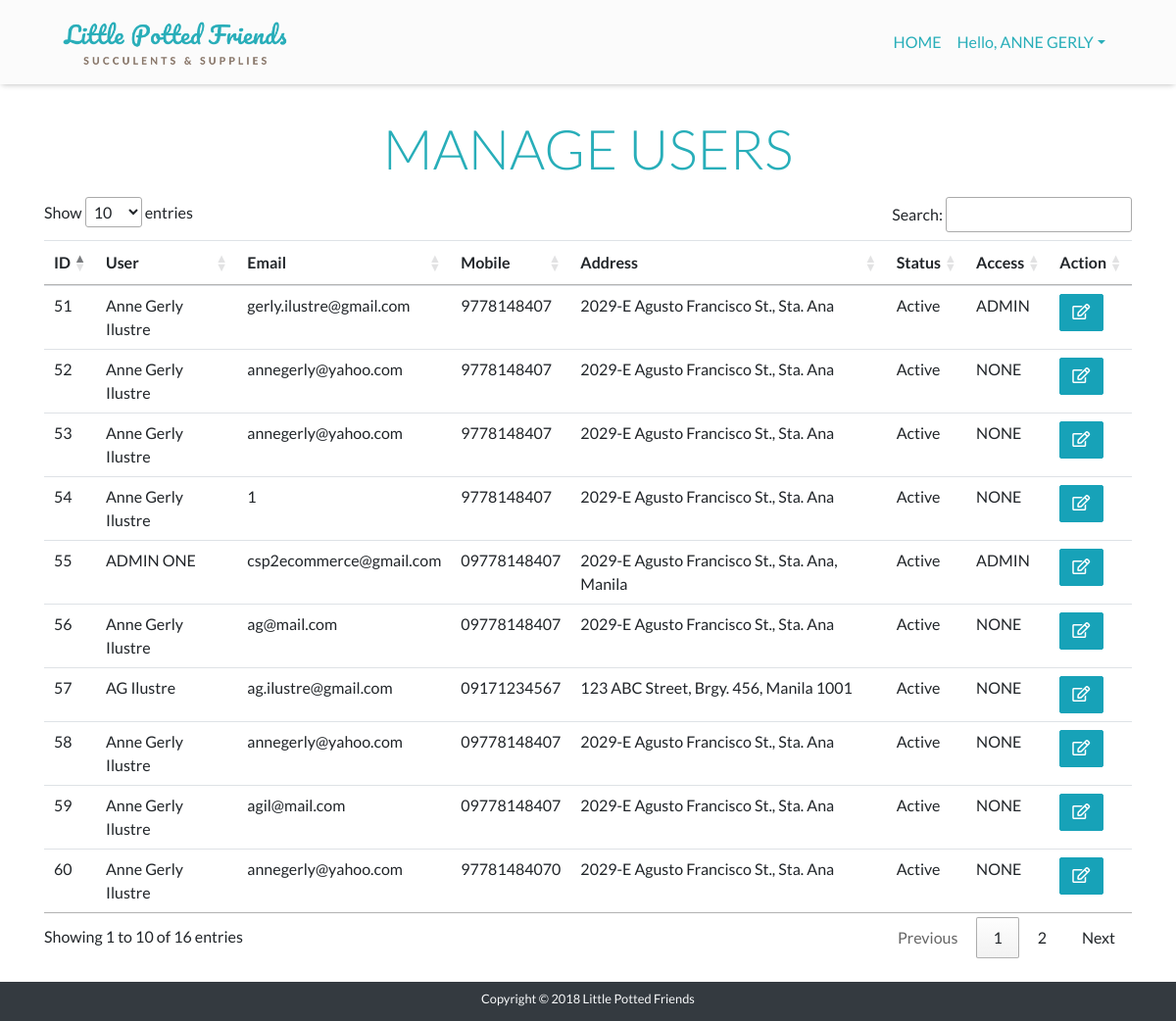
Page /app/views/manageUsers.php (signed in) on the committed database.
### tables this page shows
CREATE TABLE `tbl_users` (
  `id` int(11) NOT NULL,
  `firstname` varchar(150) NOT NULL,
  `lastname` varchar(150) NOT NULL,
  `email` varchar(150) NOT NULL,
  `password` varchar(150) NOT NULL,
  `mobile` varchar(11) NOT NULL,
  `address` varchar(255) NOT NULL,
  `status` varchar(8) NOT NULL DEFAULT 'Active',
  `access` varchar(5) NOT NULL DEFAULT 'NONE'
);

### app/views/manageUsers.php (the view, shortened to what this page needs)
<?php require_once '../partials/header.php'; ?>
<?php
	require '../controllers/connect.php';
    $sql = "SELECT * FROM tbl_users";
    $result = mysqli_query($conn, $sql);
?>
<div class="container">
  <div class="row">
    <div class="col-lg-12 table-responsive">
    		<h4 class="text-center p-2 display-4">MANAGE USERS</h4>
    			<table  id="tableManageUsers" class="table table-hover">
                    <thead>
                        <tr>
                            <th>ID </th>
                            <th>User </th>
                            <th>Email </th>
                            <th>Mobile </th>
                            <th>Address </th>
                            <th>Status </th>
                            <th>Access </th>
                            <th>Action</th>
                        </tr>
                    </thead>
                    <tbody>
                    <?php while($row = mysqli_fetch_assoc($result)){ ?>
                        <tr>
                            <td><?= $row['id'] ?></td>
                            <td><?= $row['firstname']." ".$row['lastname'] ?></td>
                            <td><?= $row['email'] ?></td>
                            <td><?= $row['mobile'] ?></td>
                            <td><?= $row['address'] ?></td>
                            <td><?= $row['status'] ?></td>
                            <td><?= $row['access'] ?></td>
                            <td>
                                <span title="Change Access"><a href="editUser.php?id=<?= $row['id'] ?>" class="btn btn-info"><i class="far fa-edit"></i></a></span>
                            </td>
                        </tr>
                    <?php } ?>
                    </tbody>
                </table>
    </div>
  </div>
</div>
<?php require '../partials/footer.php'; ?>

### app/assets/css/style.css (style rules this page uses)
* { box-sizing: border-box; margin: 0; padding: 0; font-family: 'Lato', sans-serif; }
.container { min-height: 80vh; }
h4 { font-family: 'Lato', sans-serif; color: #28aeb9; font-weight: 600; }
.btn { border-radius: 2px; color: #fff; font-family: 'Yanone Kaffeesatz', sans-serif; font-weight: 500; font-size: 1rem; letter-spacing: 1.2px; }

### rows in the picture
tbl_users: id "51", firstname "Anne Gerly", lastname "Ilustre", email "gerly.ilustre@gmail.com", mobile "9778148407", address "2029-E Agusto Francisco St., Sta. Ana", status "Active", access "ADMIN"
tbl_users: id "52", firstname "Anne Gerly", lastname "Ilustre", email "annegerly@yahoo.com", mobile "9778148407", address "2029-E Agusto Francisco St., Sta. Ana", status "Active", access "NONE"
tbl_users: id "53", firstname "Anne Gerly", lastname "Ilustre", email "annegerly@yahoo.com", mobile "9778148407", address "2029-E Agusto Francisco St., Sta. Ana", status "Active", access "NONE"
tbl_users: id "54", firstname "Anne Gerly", lastname "Ilustre", email "1", mobile "9778148407", address "2029-E Agusto Francisco St., Sta. Ana", status "Active", access "NONE"
tbl_users: id "55", firstname "ADMIN", lastname "ONE", email "csp2ecommerce@gmail.com", mobile "09778148407", address "2029-E Agusto Francisco St., Sta. Ana, Manila", status "Active", access "ADMIN"
tbl_users: id "56", firstname "Anne Gerly", lastname "Ilustre", email "ag@mail.com", mobile "09778148407", address "2029-E Agusto Francisco St., Sta. Ana", status "Active", access "NONE"
tbl_users: id "57", firstname "AG", lastname "Ilustre", email "ag.ilustre@gmail.com", mobile "09171234567", address "123 ABC Street, Brgy. 456, Manila 1001", status "Active", access "NONE"
tbl_users: id "58", firstname "Anne Gerly", lastname "Ilustre", email "annegerly@yahoo.com", mobile "09778148407", address "2029-E Agusto Francisco St., Sta. Ana", status "Active", access "NONE"
tbl_users: id "59", firstname "Anne Gerly", lastname "Ilustre", email "agil@mail.com", mobile "09778148407", address "2029-E Agusto Francisco St., Sta. Ana", status "Active", access "NONE"
tbl_users: id "60", firstname "Anne Gerly", lastname "Ilustre", email "annegerly@yahoo.com", mobile "97781484070", address "2029-E Agusto Francisco St., Sta. Ana", status "Active", access "NONE"

### other values in the picture
$_SESSION['firstname'] "ANNE GERLY"
